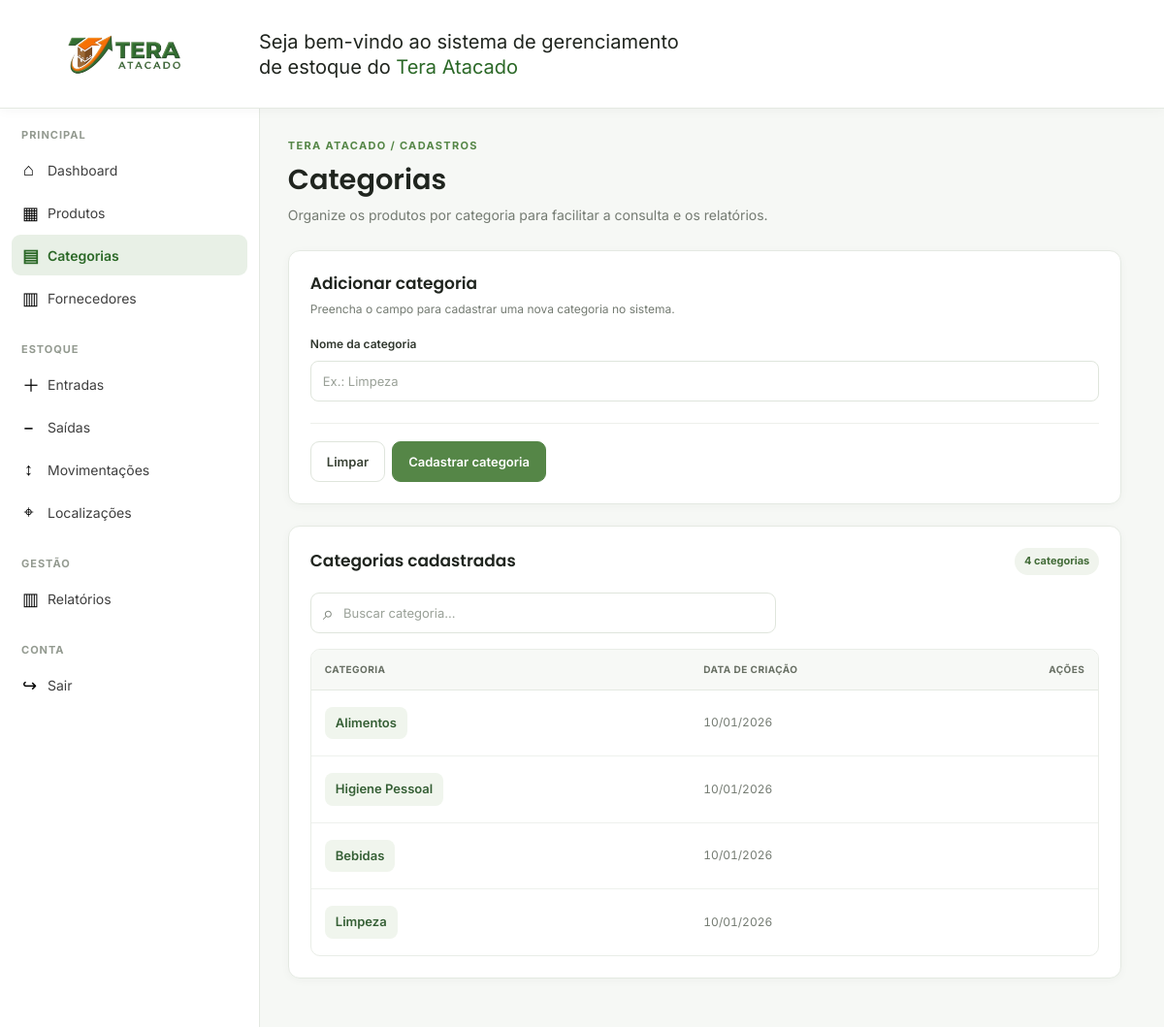
/Front_end/categoria.php, run on an earlier commit of the app's database.
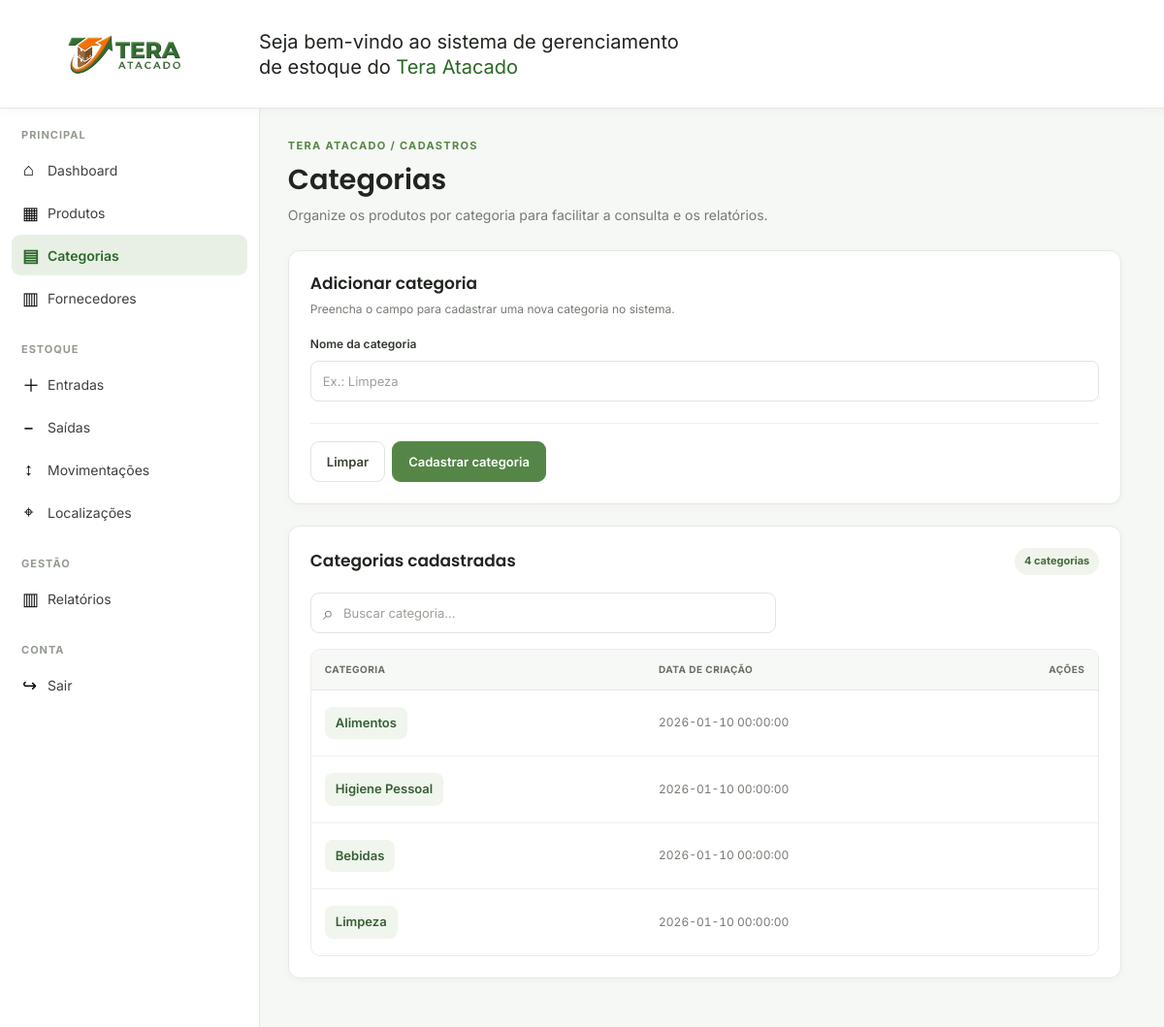
And on a later commit of the database.
### tables this page shows
CREATE TABLE categorias (
    id_categoria INT NOT NULL PRIMARY KEY AUTO_INCREMENT,
    nome_categoria VARCHAR(100) NOT NULL unique,
    data_criacao datetime NOT NULL DEFAULT CURRENT_TIMESTAMP
);

### Front_end/categoria.php (the view, shortened to what this page needs)
<?php
require_once __DIR__ . '/../Back_end/config/database.php';
                    $sql = "Select * from categorias";
                    $stmt = mysqli_prepare($con, $sql);
                    mysqli_stmt_execute($stmt);
                    $resultado = mysqli_stmt_get_result($stmt);
?>
<!DOCTYPE html>
<html lang="pt-BR">
<head>
    <link rel="stylesheet" href="CSS/tela_principal.css">
    <link rel="stylesheet" href="CSS/categoria.css">
</head>
<body>
<header class="header">
    <div class="logodiv"><img src="Img/tera_logo.png" class="logo" alt="Logo Tera Atacado"></div>
    <p class="texto">Seja bem-vindo ao sistema de gerenciamento<br>de estoque do <span class="destaque">Tera Atacado</span></p>
</header>
<div class="layout">
<aside class="sidebar">
            <div class="sidebar-header">
                <nav>
                    <div class="menu-section">
                        <h3>PRINCIPAL</h3>
                        <a href="tela_principal.php" class="menu-item">
                            <span>⌂</span>
                            <span>Dashboard</span>
                        </a>
                        <a href="produtos.php" class="menu-item">
                            <span>▦</span>
                            <span>Produtos</span>
                        </a>
                        <a href="categoria.php" class="menu-item">
                            <span>▤</span>
                            <span>Categorias</span>
                        </a>
                        <a href="fornecedores.php" class="menu-item">
                            <span>▥</span>
                            <span>Fornecedores</span>
                        </a>
                    </div>
                    <div class="menu-section">
                        <h3>ESTOQUE</h3>
                        <a href="entrada.php" class="menu-item">
                            <span>＋</span>
                            <span>Entradas</span>
                        </a>
                        <a href="saida.php" class="menu-item">
                            <span>−</span>
                            <span>Saídas</span>
                        </a>
                        <a href="movimentacoes.php" class="menu-item">
                            <span>↕</span>
                            <span>Movimentações</span>
                        </a>
                        <a href="localizacoes.php" class="menu-item">
                            <span>⌖</span>
                            <span>Localizações</span>
                        </a>
                    </div>
                    <div class="menu-section">
                        <h3>GESTÃO</h3>
                        <a href="relatorio.php" class="menu-item">
                            <span>▥</span>
                            <span>Relatórios</span>
                        </a>
                    </div>
                    <div class="menu-section">
                        <h3>CONTA</h3>
                        <a href="#confirmar-saida" class="menu-item" aria-haspopup="dialog">
                            <span>↪</span>
                            <span>Sair</span>
                        </a>
                    </div>
                </nav>
            </div>
        </aside>
<main class="module-main">
<div class="module-heading">
    <div>
        <p class="module-eyebrow">TERA ATACADO / CADASTROS</p>
        <h1>Categorias</h1>
        <p class="module-subtitle">Organize os produtos por categoria para facilitar a consulta e os relatórios.</p>
    </div>
</div>
<section class="module-panel module-create-panel" id="category-create" aria-labelledby="category-create-title">
    <div class="module-panel__header"><div><h2 id="category-create-title">Adicionar categoria</h2><p>Preencha o campo para cadastrar uma nova categoria no sistema.</p></div></div>
    <form id="category-form" class="module-form">
        <div class="module-form__grid">
            <div class="module-field" style="grid-column: 1 / -1;">
                <label for="category-name">Nome da categoria</label>
                <input id="category-name" name="nome_categoria" type="text" maxlength="100" placeholder="Ex.: Limpeza" required>
            </div>
        </div>
        <div class="module-form__footer">
            <div class="module-actions">
                <button class="module-button module-button--secondary" type="reset">Limpar</button>
                <button class="module-button module-button--primary" type="submit">Cadastrar categoria</button>
            </div>
        </div>
    </form>
</section>
<section class="module-panel" aria-labelledby="category-list-title">
    <div class="module-panel__header">
        <div><h2 id="category-list-title">Categorias cadastradas</h2></div>
        <span class="module-count" id="category-count"><?= mysqli_num_rows($resultado) ?> categorias</span>
    </div>
    <div class="module-toolbar">
        <label class="module-search" for="category-search"><span aria-hidden="true">⌕</span><input id="category-search" type="search" placeholder="Buscar categoria..." autocomplete="off"></label>
    </div>
    <div class="module-table-wrap">
        <table class="module-table" id="categories-table">
            <thead>
                <tr>
                    <th scope="col">Categoria</th>
                    <th scope="col">Data de criação</th>
                    <th scope="col">Ações</th>
                </tr>
            </thead>
            <tbody>
                <?php while($linha = mysqli_fetch_assoc($resultado)): ?>
                <tr>
                    <td>
                        <strong><?= htmlspecialchars($linha["nome_categoria"]) ?></strong>
                    </td>
                    <td>
                        <?php
                            $data = DateTime::createFromFormat('Y-m-d', $linha["data_criacao"]);
                            $dataFormatada = $data ? $data->format('d/m/Y') : $linha["data_criacao"];
                        ?>
                        <?= htmlspecialchars($dataFormatada) ?>
                    </td>
                    <td><div class="module-actions"></div></td>
                </tr>
                <?php endwhile; ?>
            </tbody>
        </table>
    </div>
</section>
</main>
</div>
</body>
</html>

### Front_end/CSS/tela_principal.css (style rules this page uses)
:root { --header-height: clamp(88px, 13vh, 112px); --sidebar-width: clamp(220px, 30vh, 268px); --tera-green: #558647; --tera-green-dark: #2b6827; --tera-green-soft: #e8f0e6; --tera-orange: #ff7600; --tera-brown: #aa6d39; --page-bg: #f6f8f5; --white: #ffffff; --line: #e4e9e2; --text: #20251f; --muted: #747b72; --light-gray: #7d857b; --dashboard-radius: 12px; --dashboard-shadow: 0 2px 10px rgba(29, 46, 25, 0.035); }
* { margin: 0; padding: 0; box-sizing: border-box; }
html { height: 100%; scroll-behavior: smooth; }
body { height: 100vh; min-height: 100vh; overflow: hidden; background-color: var(--page-bg); color: var(--text); font-family: 'Inter', sans-serif; -webkit-font-smoothing: antialiased; }
a, button, select, input { font-family: inherit; }
.header { position: fixed; top: 0; left: 0; z-index: 1000; display: flex; align-items: center; width: 100%; height: var(--header-height); min-height: var(--header-height); max-height: var(--header-height); padding: 0 22px; box-sizing: border-box; background-color: var(--white); border-bottom: 1px solid var(--line); box-shadow: 0 2px 12px rgba(29, 46, 25, 0.04); }
.header .logo { display: block; flex-shrink: 0; width: clamp(150px, 25vh, 205px); height: var(--header-height); object-fit: contain; }
.texto { margin-left: clamp(16px, 4vh, 40px); font-family: 'Inter', sans-serif; font-size: clamp(15px, 2vh, 20px); line-height: 1.3; animation: aparecer 1s ease-in-out; }
.destaque { color: var(--tera-green-dark); font-size: 20px; }
.layout { position: fixed; top: var(--header-height); left: 0; display: flex; width: 100%; height: calc(100vh - var(--header-height)); overflow: hidden; }
.layout > main { flex: 1 1 auto; width: calc(100% - var(--sidebar-width)); min-width: 0; height: 100%; margin-left: var(--sidebar-width); padding: 28px clamp(20px, 2.4vw, 34px) 36px; box-sizing: border-box; overflow-x: hidden; overflow-y: auto; overscroll-behavior-y: contain; scrollbar-gutter: stable; }
.sidebar { position: fixed; top: var(--header-height); bottom: 0; left: 0; z-index: 900; display: block; width: var(--sidebar-width); height: auto; min-height: 0; padding: 0 12px 20px; box-sizing: border-box; overflow-y: hidden; overflow-x: hidden; overscroll-behavior: contain; background-color: var(--white); border-right: 1px solid var(--line); }
.sidebar-header { width: 100%; }
.sidebar nav { width: 100%; margin-top: 20px; }
.menu-section { margin-bottom: 25px; }
.menu-section h3 { margin: 0 10px 8px; color: #939a90; font-size: 11px; font-weight: 700; letter-spacing: 1px; }
.menu-item { display: flex; align-items: center; width: 100%; min-height: 42px; height: 42px; gap: 13px; padding: 0 11px; margin-bottom: 2px; box-sizing: border-box; border-radius: 9px; color: #3f3f3f; font-size: 14px; text-decoration: none; transition: background-color 0.2s ease, color 0.2s ease, transform 0.4s ease; }
.menu-item span:first-child { display: inline-block; flex-shrink: 0; width: 13px; color: #000000; font-size: 18px; text-align: center; }
.menu-item span:last-child { color: inherit; font-size: 14px; transition: color 0.3s ease; }
.menu-item.focus, .menu-item.active, .menu-item[aria-current="page"] { background-color: var(--tera-green-soft); color: var(--tera-green-dark); font-weight: 600; }
.menu-item.focus span:first-child, .menu-item.active span:first-child, .menu-item[aria-current="page"] span:first-child { color: var(--tera-green-dark); }

### Front_end/CSS/categoria.css (style rules this page uses)
#categories-table { min-width: 520px; }
#categories-table tbody tr { transition: background-color .18s ease; }
#categories-table tbody td { padding-top: 17px; padding-bottom: 17px; }
#categories-table tbody td:first-child strong { display: inline-flex; align-items: center; padding: 7px 11px; border-radius: 8px; background: #f0f5ed; color: #355f35; font-size: 13px; }
#categories-table tbody td:nth-child(2) { color: #747b72; font-variant-numeric: tabular-nums; white-space: nowrap; }
#categories-table th:last-child, #categories-table td:last-child { width: 96px; text-align: right; }

What changed in the data, as far as the page shows it:
changed categorias "Alimentos": data_criacao "10/01/2026" → "2026-01-10 00:00:00"
changed categorias "Higiene Pessoal": data_criacao "10/01/2026" → "2026-01-10 00:00:00"
changed categorias "Bebidas": data_criacao "10/01/2026" → "2026-01-10 00:00:00"
changed categorias "Limpeza": data_criacao "10/01/2026" → "2026-01-10 00:00:00"
